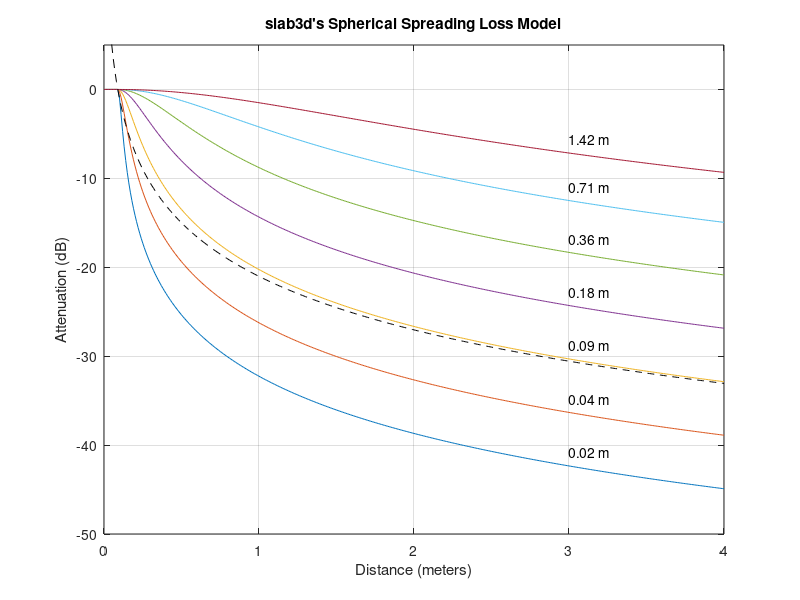

Source code (MATLAB):
function spread( distance0dB, radiusBegin, distEnd, srcSpread )
% spread - illustrates slab3d's spherical spreading loss model.
%
% spread( distance0dB, radiusBegin, distEnd, srcSpread )
%
% distance0dB - 0 dB reference relative to center of head (meters)
% radiusBegin - source radius (meters)
% distEnd     - source-listener distance (meters)
% srcSpread   - spread exponent
%
% spread displays rolloff curves and a gain table for a range of source
% radii.  slab3d's spherical spreading loss model approximates a planar baffled
% cylindrical piston with spread gain calculated as follows:
%
%   spread_gain = (1 + (distance / radius)^2) ^ (-srcSpread / 2)
%
% The srcSpread parameter affects the rate at which the spread gain decreases as
% the source-listener distance increases.  The default value is 1.0.  To exaggerate
% spreading loss, a higher value can be used.  To disable spreading loss,
% a value of 0.0 can be used.
%
% A dotted reference line is provided for the inverse distance law:
%
%   spread_gain = interaural_radius / distance
%
%   interaural_radius = 0.0889 meters
%
% If the slab3d radius parameter is set to interaural_radius,
% the two models are nearly identical for distances >> interaural_radius,
% converging to within 1 dB at about 0.18 m (assuming a slab3d 0 dB
% reference of 0 m).
%
% As of slab3d v6.8.2, a 0 dB reference parameter was added that offsets
% the slab3d distance parameter above.  For distances < 0 dB reference,
% the gain is set to 0 dB.  For identical 0 dB reference values and a
% slab3d radius of IR, the two curves now converge to within 1 dB at
% 0.8 m.
% 
% Defaults:  spread( 0.0889, 0.022, 4.0, 1.0 )  % ir, ir/4 m, 4 m, 1

% modification history
% --------------------
% 05.11.00  JDM  created
% 05.19.00  JDM  added parameters and plot
% 11.15.02  JDM  added 1/d law, clean-up
% 12.04.02  JDM  updated srcSpread description
%                ----  v5.3.0  ----
% 09.05.03  JDM  corrected param comments
%                ----  v6.8.2  ----
% 11.09.17  JDM  added distance0dB reference; distBegin now defaults to ir
%                instead of 0.1
% 11.11.17  JDM  fewer parameters; radius defaults based on interaural
%                radius; distance starts at 0 with 400 points to end param;
%                added distance0dB param
%                ----  v6.8.3  ----
% 03.19.18  JDM  added source radii text to curves
% 06.13.18  JDM  fixed radiusBegin increment, radii text position, and
%                1/d curve distance0dB reference distance
%
% JDM == Joel D. Miller

% Copyright (C) 2001-2018 United States Government as represented by the
% Administrator of the National Aeronautics and Space Administration (NASA).
% All Rights Reserved.
% 
% This software is distributed under the NASA Open Source Agreement (NOSA),
% version 1.3.  The NOSA has been approved by the Open Source Initiative.
% See the file NOSA.txt at the top of the distribution directory tree for the
% complete NOSA document.
% 
% THE SUBJECT SOFTWARE IS PROVIDED "AS IS" WITHOUT ANY WARRANTY OF ANYKIND,
% EITHER EXPRESSED, IMPLIED, OR STATUTORY, INCLUDING, BUT NOT LIMITED TO, ANY
% WARRANTY THAT THE SUBJECT SOFTWARE WILL CONFORM TO SPECIFICATIONS, ANY IMPLIED
% WARRANTIES OF MERCHANTABILITY, FITNESS FOR A PARTICULAR PURPOSE, OR FREEDOM
% FROM INFRINGEMENT, ANY WARRANTY THAT THE SUBJECT SOFTWARE WILL BE ERROR FREE,
% OR ANY WARRANTY THAT DOCUMENTATION, IF PROVIDED, WILL CONFORM TO THE SUBJECT
% SOFTWARE.

%23456789 123456789 123456789 123456789 123456789 123456789 123456789 1234567890

% ----  defaults  ----

% ir = interaural radius in meters (center-of-head to ear);
% width of head = 7.0 inches (dINTERAURALin in SLABDEFS.h)
ir = (7.0 * 0.0254) / 2.0;  % 0.0889m

if( nargin < 4 ),
  srcSpread = 1.0;
end;

distBegin = 0;
if( nargin < 3 ),
  distEnd = 4.0;
end;

if( nargin < 2 ),
  radiusBegin = ir/4;
end;
%radius = [ ir/4 ir/2 ir 2*ir 4*ir 8*ir 16*ir ];
radius = radiusBegin * 2.^(0:6);

% distance from head to use as 0dB reference,
% less than this distance would be a constant 0dB
if( nargin < 1 ),
  distance0dB = ir;
end;

% ----  console gain matrix  ----

% print gain matrix labels
fprintf( '\n\nDst,Rad' );
for radiusI = radius,
  fprintf( '\t%6.2f', radiusI );
end;
fprintf( '\t ir/d\n(meters)' );

% create and print gain matrix
dist  = distBegin : ((distEnd-distBegin)/400) : distEnd;
for r = 1:length(dist),
  fprintf( '\n%6.3f:\t', dist(r) );
  for c = 1:length(radius),
    distance = dist(r) - distance0dB;
    if distance < 0, distance = 0; end;
    spgain(r,c) = 20*log10((1 + (distance/radius(c)).^2) .^ (-srcSpread/2));
    fprintf( '%6.2f\t', spgain(r,c) );
  end;
  fprintf( '%6.2f', 20*log10(distance0dB./dist(r)) );
end;
fprintf( '\n\n' );

% ----  plot spreading loss curves  ----

% plot gain matrix
distText = 3/4 * distEnd;
index = find(dist < distText, 1, 'last');  % index of 2m
figure(gcf);
plot( dist, spgain(:,:), '-' );
text( distText*ones(1,size(spgain,2)), spgain(index,:) + 1.5, ...
      num2str(radius', '%.2f m') );
hold on;
% inverse distance law with min distance at distance0dB
plot( dist, 20*log10(distance0dB./dist), '--k' );
hold off;
grid;
axis([ 0 distEnd -50 5 ]);
title('slab3d''s Spherical Spreading Loss Model');
xlabel('Distance (meters)');
ylabel('Attenuation (dB)');
